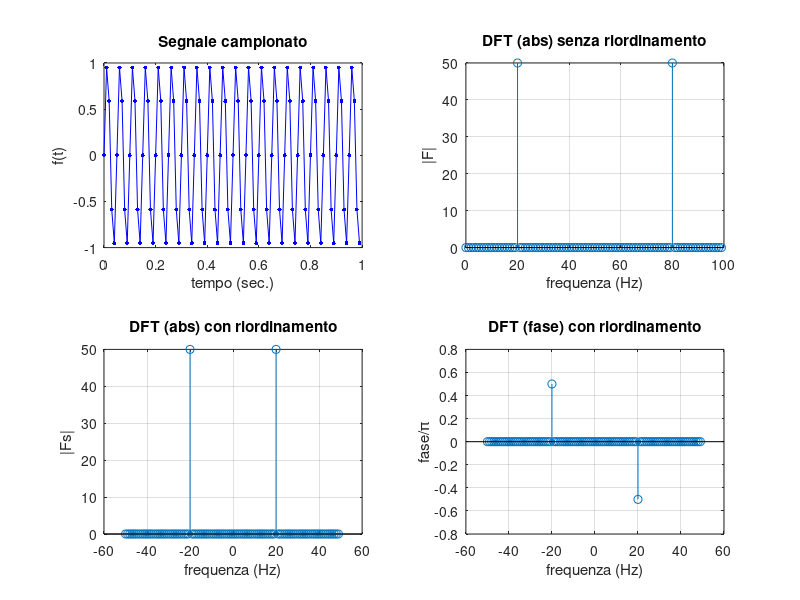
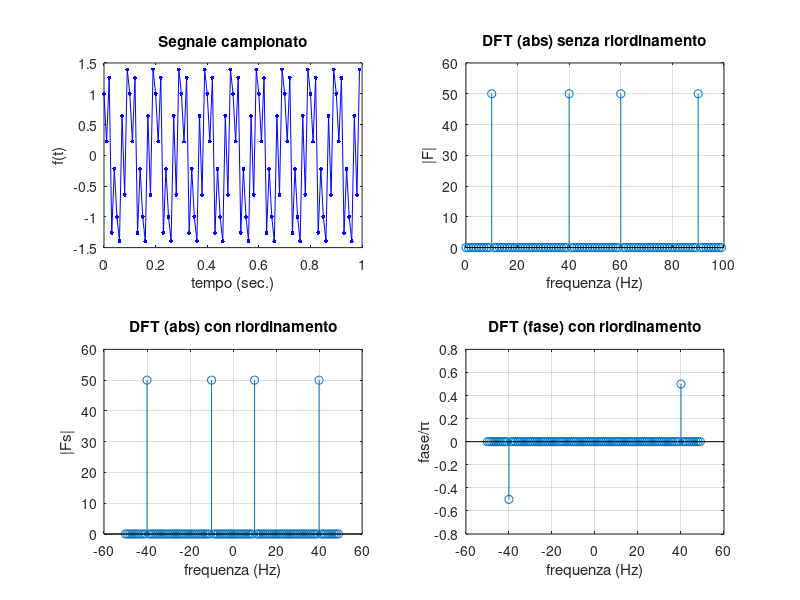

The MATLAB source for these figures, in order:
%% Esempio 1 - SINUSOIDE A 20 Hz 1-D CAMPIONATA A 100 Hz 
% Obiettivo di questo esempio e' mostrare come si possono
% generare segnali e controllarne lo spettro. In particolare,
% si definisce una sinusoide a 20 Hz, si campiona a 100Hz e
% si osserva lo spettro di magnitudo con picco a 20 Hz. 
% Controllare anche lo spettro di fase.


clear all
close all
clc

% FUNZIONI RICHIESTE: fft, fftshift, abs, angle

% Definisco le principali variabili di interesse e il segnale
mu = 20;        % frequenza del segnale sinusoidale
mu_s = 100;     % frequenza di campionamento 
Dt = 1/mu_s;    % delta T visto a lezione
t = 0:Dt:1-Dt;  % prendo un secondo di durata
N = length(t);  % numero di campioni

f = sin(2*pi*mu*t); % segnale sinusoidale

figure
subplot(221)
plot(t,f,'-b.','MarkerSize',9)
xlabel ('tempo (sec.)')
ylabel ('f(t)')
title('Segnale campionato');

% Calcolo la trasformata di Fourier e
% definisco il vettore delle frequenze
% Fast Fourier Transform e' l'implementazione della DFT
F = fft(f);
% Se il segnale originale ha N punti ho N bin in frequenza:
% da 0 alla frequenza di campionamento (mu_s) con step mu_s/N
mu_sampling = mu_s/N; % passo
% campioni nello spazio delle frequenze
mu = 0:mu_sampling:mu_s-mu_sampling;

subplot(222)
stem(mu,abs(F));
xlabel ('frequenza (Hz)')
ylabel ('|F|')
grid
title('DFT (abs) senza riordinamento');

% Eseguo operazione di centratura dello spettro e
% visualizzo spettro centrato
Fs = fftshift(F); % centratura 
mu_max = mu_s/2;  % frequenza di Nyquist ? 
% nuovo vettore frequenze
mu = -mu_max:mu_sampling:mu_max-mu_sampling;

subplot(223)
stem(mu,abs(Fs))
xlabel ('frequenza (Hz)')
ylabel ('|Fs|')
grid
title('DFT (abs) con riordinamento');

% Eseguo pulizia per eliminare le componenti
% con magnitudo bassa e calcolo la fase 
th = 1e-6;
Fs(abs(Fs) < th) = 0; 

subplot(224)
stem(mu,angle(Fs)/pi) % Posso moltiplicare per 180 per avere gradi
xlabel ('frequenza (Hz)')
ylabel ('fase/\pi')
grid
title('DFT (fase) con riordinamento');


%%%%%%%% RIASSUNTO:
% Passi:
% calcolo il vettore dei tempi e delle frequenze
% (N valori da -mu_s/2 a mu_s/2)
% calcolo la fft e la fft riordinata
% calcolo il vettore frequenze: 
%       fft riordinata: (N valori da -mu_s/2 a mu_s/2-step)
%       fft non riordinata: (N valori da 0 a mu_s-step)
%       step = mu_s/N
% visualizzo lo spettro di ampiezza
% Se segnale rumoroso: pulisco lo spettro e
% tolgo le frequenze troppo basse
% visualizzo lo spettro di fase
%%%%%%%%%%%%%%%%%%%


%%%%%%%%%%%%%%%%%%%%%%%
% Altro esempio con il seguente segnale: 
% f = cos(2*pi*10*t) - sin(2*pi*40*t)
% cosa ottengo?

f = cos(2*pi*10*t) - sin(2*pi*40*t); % segnale sinusoidale

figure
subplot(221)
plot(t,f,'-b.','MarkerSize',9)
xlabel ('tempo (sec.)')
ylabel ('f(t)')
title('Segnale campionato');

% Calcolo la trasformata di Fourier e
% definisco il vettore delle frequenze
% Fast Fourier Transform e' l'implementazione della DFT
F = fft(f);
mu_sampling = mu_s/N; % passo
% campioni nello spazio delle frequenze
mu = 0:mu_sampling:mu_s-mu_sampling;

subplot(222)
stem(mu,abs(F));
xlabel ('frequenza (Hz)')
ylabel ('|F|')
grid
title('DFT (abs) senza riordinamento');

% Eseguo operazione di centratura dello spettro e
% visualizzo spettro centrato
Fs = fftshift(F); % centratura 
mu_max = mu_s/2;  % frequenza di Nyquist ? 
% nuovo vettore frequenze 
mu = -mu_max:mu_sampling:mu_max-mu_sampling;

subplot(223)
stem(mu,abs(Fs))
xlabel ('frequenza (Hz)')
ylabel ('|Fs|')
grid
title('DFT (abs) con riordinamento');

% Eseguo pulizia per eliminare le componenti
% con magnitudo bassa e calcolo la fase 
th = 1e-6;
Fs(abs(Fs) < th) = 0; 

subplot(224)
stem(mu,angle(Fs)/pi) % Posso moltiplicare per 180 per avere gradi
xlabel ('frequenza (Hz)')
ylabel ('fase/\pi')
grid
title('DFT (fase) con riordinamento');